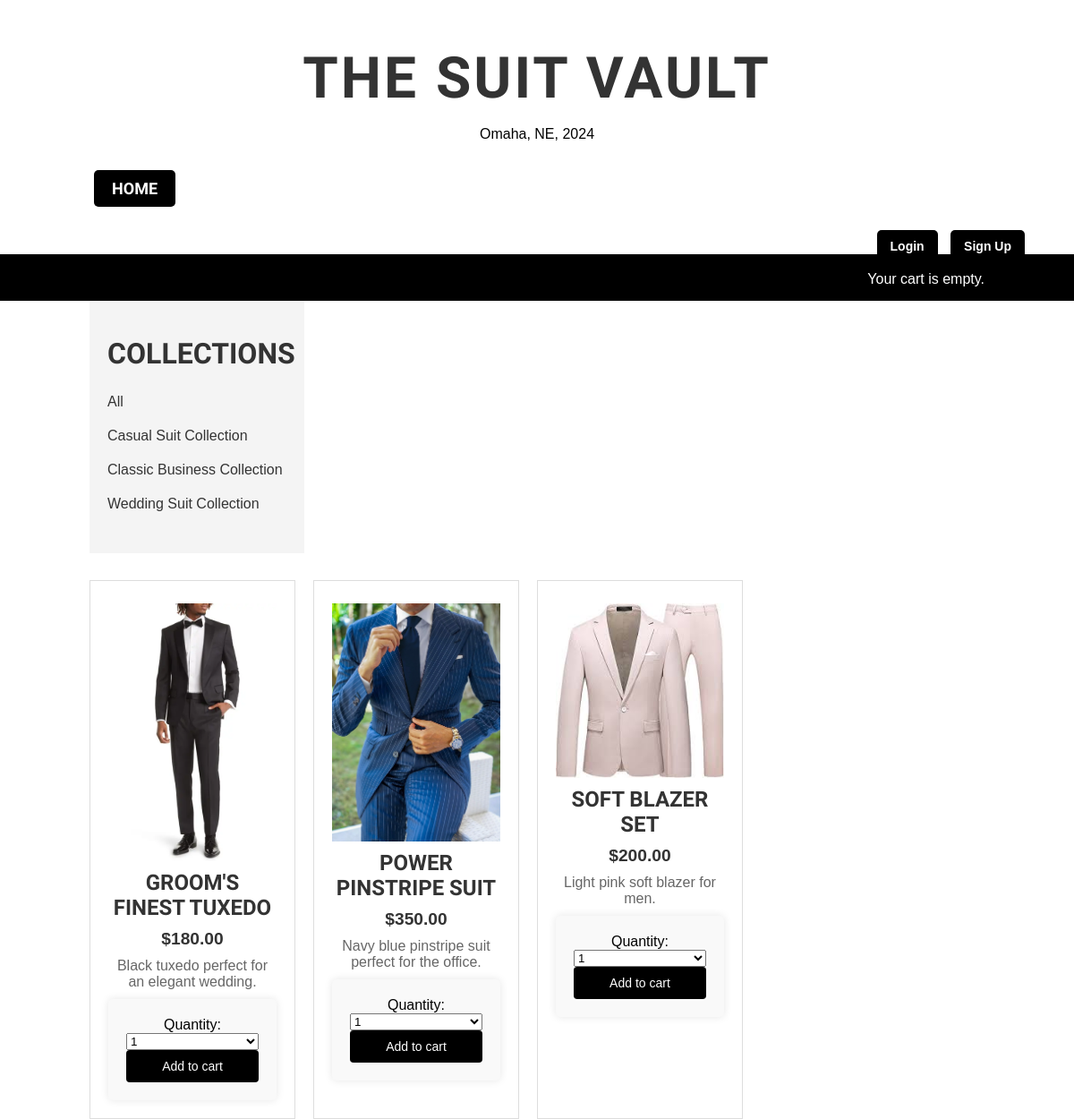
The page / on the database its author committed.
### shop/models.py (models this page shows, shortened)
class Collection(models.Model):  # Changed from Category to Collection
    name = models.CharField(max_length=200, db_index=True)
    slug = models.SlugField(max_length=200, unique=True)
    class Meta:
        ordering = ('name',)
        verbose_name = 'collection'  # Changed from 'category' to 'collection'
        verbose_name_plural = 'collections'  # Changed from 'categories' to 'collections'

class Product(models.Model):
    SIZE_CHOICES = [
        ('S', 'Small'),
        ('M', 'Medium'),
        ('L', 'Large'),
        ('XL', 'Extra Large'),
    ]
    collection = models.ForeignKey(Collection, related_name='products', on_delete=models.CASCADE)  # Changed 'category' to 'collection'
    name = models.CharField(max_length=200, db_index=True)
    slug = models.SlugField(max_length=200, db_index=True)
    image = models.ImageField(upload_to='products/%Y/%m/%d', blank=True)
    size = models.CharField(max_length=2, choices=SIZE_CHOICES, default='M')
    color = models.CharField(max_length=50, null=True, blank=True)
    description = models.TextField(blank=True)
    care_instructions = models.TextField(default="Dry clean only")
    price = models.DecimalField(max_digits=10, decimal_places=2)
    available = models.BooleanField(default=True)
    created = models.DateTimeField(auto_now_add=True)
    updated = models.DateTimeField(auto_now=True)
    quantity = models.IntegerField(default=2)
    class Meta:
        ordering = ('name',)
        index_together = (('id', 'slug'),)

### shop/views.py (the view)
# urls.py: path('', views.product_list, name='product_list'),
def product_list(request, collection_slug=None):
    collection = None
    collections = Collection.objects.all()
    products = Product.objects.filter(available=True)
    if collection_slug:
        collection = get_object_or_404(Collection, slug=collection_slug)
        products = products.filter(collection=collection)
    cart = Cart(request)
    for product in products:
        product.cart_product_form = CartAddProductForm()
    return render(request, 'shop/product/list.html', {
        'collection': collection,
        'collections': collections,
        'products': products,
        'cart': cart
    })

### cart/cart.py (called while the page is built)
    def __len__(self):
        return sum(item['quantity'] for item in self.cart.values())

### shop/templates/shop/product/list.html (shortened to what this page needs)
{% extends "shop/base.html" %}
{% load static %}
{% block content %}
    <div class="collections">
        <h2>Collections</h2>
        <ul>
            <li><a href="{% url 'shop:product_list' %}">All</a></li>
            {% for col in collections %}
                <li><a href="{% url 'shop:product_list_by_collection' col.slug %}">{{ col.name }}</a></li>
            {% endfor %}
        </ul>
    </div>
    <div class="product-list">
        {% for product in products %}
        <div class="product-detail">
            <img src="{% if product.image %}{{ product.image.url }}{% else %}{% static 'img/no_image.png' %}{% endif %}" alt="{{ product.name }}">
            <h2>{{ product.name }}</h2>
            <p class="price">${{ product.price }}</p>
            <p>{{ product.description|linebreaks }}</p>
            <form action="{% url 'cart:cart_add' product.id %}" method="post">
                {{ product.cart_product_form }}
                <input type="submit" value="Add to cart">
            </form>
        </div>
        {% endfor %}
    </div>
{% endblock %}

### shop/templates/shop/base.html (shortened to what this page needs)
<!DOCTYPE html>
<html>
<head>
    {% load static %}
    <link rel="stylesheet" href="{% static 'css/base.css' %}">
</head>
<body>
    <header style="text-align: center; margin-top: 50px;">
        <h1>The Suit Vault</h1>
        <p>Omaha, NE, 2024</p>
    </header>
    <div id="header">
        <button onclick="window.location.href='/'" class="nav-button"><h2>HOME</h2></button>
    </div>
    <div class="nav-buttons" style="text-align: right; margin-right: 50px; margin-top: 20px;">
        {% if user.is_authenticated %}
            <form action="{% url 'logout' %}" method="post" style="display: inline;">
                {% csrf_token %}
                <button type="submit" class="nav-button">Log out</button>
            </form>
        {% else %}
            <a href="{% url 'login' %}" class="nav-button">Login</a>
            <a href="{% url 'register' %}" class="nav-button">Sign Up</a>
        {% endif %}
    </div>
    <div id="subheader">
        <div class="cart">
            {% with total_items=cart|length %}
                {% if cart|length > 0 %}
                    Your cart:
                    <a style="color: white" href="{% url "cart:cart_detail" %}">
                        {{ total_items }} item{{ total_items|pluralize }},
                        ${{ cart.get_total_price }}
                    </a>
                {% else %}
                    Your cart is empty.
                {% endif %}
            {% endwith %}
        </div>
    </div>
    <div id="content">
        {% block content %}
        {% endblock %}
    </div>
</body>
</html>

### static/css/base.css (style rules this page uses)
body { margin: 0; padding: 0; font-family: helvetica, sans-serif; }
h1 { font-family: 'Ubuntu', sans-serif; font-weight: 1000; font-size: 4rem; text-transform: uppercase; letter-spacing: 3px; margin-bottom: 10px; color: #333; }
h2 { font-family: 'Ubuntu', sans-serif; font-weight: 900; font-size: 2rem; margin-top: 20px; margin-bottom: 10px; color: #333; text-transform: uppercase; }
a { text-decoration: none; color: #000; }
a.button, input[type="submit"] { color: #fff; background: #000; border-radius: 4px; padding: 10px 20px; font-size: 14px; border: 0; }
#header { padding: 10px 100px; font-size: 18px; overflow: auto; }
#subheader { background: #000; color: #fff; padding: 15px 100px; overflow: auto; }
#subheader .cart { float: right; padding-top: 4px; }
#content { padding: 0 100px; overflow: hidden; }
.collections { float: left; width: 20%; padding: 20px; background-color: #f4f4f4; margin-right: 20px; }
.collections h2 { margin-bottom: 15px; }
.collections ul { list-style: none; padding: 0; }
.collections ul li { margin: 0; padding: 10px 0; }
.collections ul li a { color: #333; text-decoration: none; }
.product-list { float: left; width: 75%; display: flex; flex-wrap: wrap; gap: 20px; overflow: visible; margin-top: 20px; }
.product-detail { border: 1px solid #ddd; padding: 20px; width: calc(33.333% - 20px); box-sizing: border-box; text-align: center; margin-top: 10px; overflow: visible; }
.product-detail img { width: 100%; height: auto; object-fit: contain; margin-bottom: 10px; display: block; padding-top: 5px; }
.product-detail h2 { margin-top: 10px; font-size: 1.5rem; }
.product-detail .price { color: #333; font-size: 1.2rem; font-weight: bold; margin: 10px 0; }
.product-detail p { font-size: 1rem; color: #666; margin: 10px 0; }
.nav-buttons a { text-decoration: none; color: white; background-color: #000000; padding: 10px 15px; border-radius: 5px; margin: 5px; font-size: 14px; font-weight: bold; transition: background-color 0.3s ease, transform 0.2s ease; }
form { background: #f9f9f9; padding: 20px; border-radius: 5px; box-shadow: 0 0 10px rgba(0, 0, 0, 0.1); }
h2 { font-weight: bold; }
form { display: flex; flex-direction: column; background: #f9f9f9; padding: 20px; border-radius: 5px; box-shadow: 0 0 10px rgba(0, 0, 0, 0.1); max-width: 500px; margin: 0 auto; }
.nav-button { text-decoration: none; color: #fff; background-color: #000; border: none; border-radius: 4px; padding: 10px 20px; font-size: 16px; font-weight: bold; cursor: pointer; margin: 5px; }
.nav-button h2 { display: inline; margin: 0; padding: 0; font-size: 18px; }

### shop/templates/shop/base.html (style rules this page uses)
button.nav-button { background-color: black; color: white; border: none; padding: 10px 20px; font-size: 16px; cursor: pointer; border-radius: 5px; }
button.nav-button h2 { color: white; margin: 0; }

### rows shown on the page
Collection: name "Casual Suit Collection"
Collection: name "Classic Business Collection"
Collection: name "Wedding Suit Collection"
Product: image (picture), name "GROOM'S FINEST TUXEDO", price "180.00", description "Black tuxedo perfect for an elegant wedding."
Product: image (picture), name "POWER PINSTRIPE SUIT", price "350.00", description "Navy blue pinstripe suit perfect for the office."
Product: image (picture), name "SOFT BLAZER SET", price "200.00", description "Light pink soft blazer for men."
